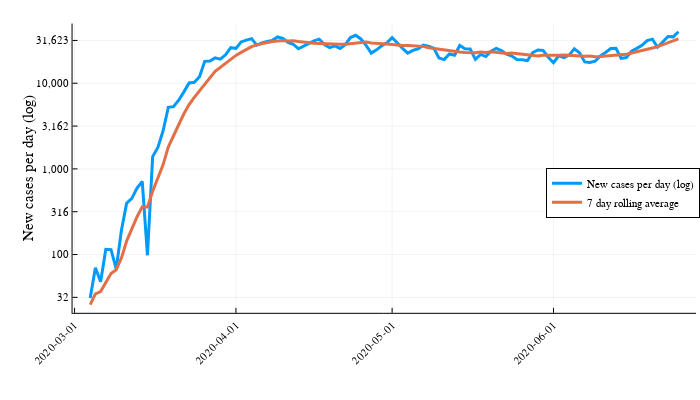

Source (notebook cell):
### Code cell
plotActualAnd7DayAvg(confirmedCasesUS, :Value_new, :Value_new_rolling7, "New cases per day (log)", true, :right)
